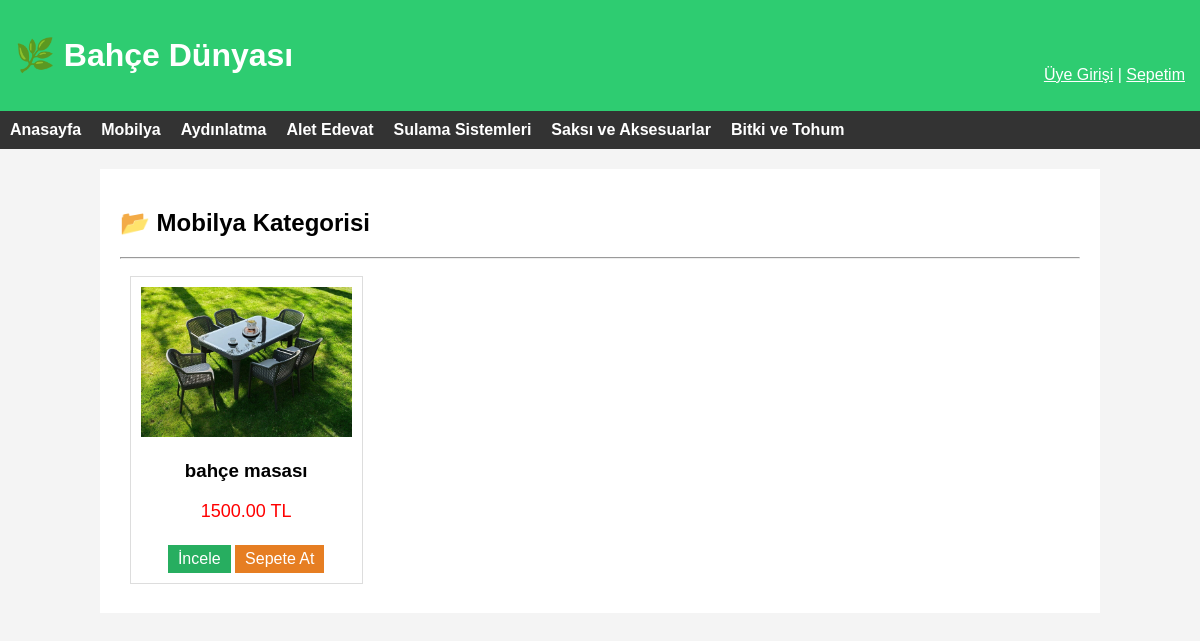
Page /kategori.php?id=1 on the committed database.
### tables this page shows
CREATE TABLE IF NOT EXISTS `kategoriler` (
  `id` int NOT NULL AUTO_INCREMENT,
  `kategori_adi` varchar(100) NOT NULL,
  `ust_id` int DEFAULT '0',
  PRIMARY KEY (`id`)
);

CREATE TABLE IF NOT EXISTS `urunler` (
  `id` int NOT NULL AUTO_INCREMENT,
  `kategori_id` int NOT NULL,
  `urun_adi` varchar(255) NOT NULL,
  `fiyat` decimal(10,2) NOT NULL,
  `aciklama` text,
  `resim` varchar(255) DEFAULT 'yok.jpg',
  PRIMARY KEY (`id`)
);

### kategori.php (the view, shortened to what this page needs)
<?php
include 'ust_kisim.php';
if(isset($_GET['id'])) {
    $kat_id = $_GET['id'];
} else {
    header("Location: index.php");
    exit;
}
$kategori_sor = mysqli_query($baglanti, "SELECT * FROM kategoriler WHERE id='$kat_id'");
$kategori = mysqli_fetch_assoc($kategori_sor);
?>
<h2>📂 <?php echo $kategori['kategori_adi']; ?> Kategorisi</h2>
<hr>
<?php
$urun_sor = mysqli_query($baglanti, "SELECT * FROM urunler WHERE kategori_id='$kat_id'");
while($urun = mysqli_fetch_assoc($urun_sor)) {
?>
    <div class="urun-kutu">
        <img src="resimler/<?php echo $urun['resim']; ?>" width="100%" height="150" style="object-fit:cover;">
        <h3><?php echo $urun['urun_adi']; ?></h3>
        <p style="color:red; font-size:18px;"><?php echo $urun['fiyat']; ?> TL</p>
        <a href="urun_detay.php?id=<?php echo $urun['id']; ?>" class="btn">İncele</a>
        <a href="sepet_ekle.php?id=<?php echo $urun['id']; ?>" class="btn" style="background:#e67e22;">Sepete At</a>
    </div>
<?php } ?>
</div> </body>
</html>

### ust_kisim.php (shortened to what this page needs)
<?php
include 'baglan.php';
?>
<!DOCTYPE html>
<html lang="tr">
<head>
</head>
<body>
<header>
    <h1>🌿 Bahçe Dünyası</h1>
    <div style="float:right; margin-top:-30px;">
        <?php if(isset($_SESSION['uye_id'])): ?>
            Hoşgeldin, <?php echo $_SESSION['uye_ad']; ?> | <a href="cikis.php" style="color:white;">Çıkış</a>
        <?php else: ?>
            <a href="giris.php" style="color:white;">Üye Girişi</a>
        <?php endif; ?>
        | <a href="sepet.php" style="color:white;">Sepetim</a>
    </div>
</header>
<div class="menu">
    <a href="index.php">Anasayfa</a>
    <?php
    $kategori_sor = mysqli_query($baglanti, "SELECT * FROM kategoriler WHERE ust_id = 0");
    while($kat = mysqli_fetch_assoc($kategori_sor)) {
        echo '<a href="kategori.php?id='.$kat['id'].'">'.$kat['kategori_adi'].'</a>';
    }
    ?>
</div>
<div class="container">

### ust_kisim.php (style rules this page uses)
body { font-family: Arial, sans-serif; margin: 0; padding: 0; background: #f4f4f4; }
header { background: #2ecc71; color: white; padding: 15px; }
.menu { display: flex; gap: 20px; background: #333; padding: 10px; }
.menu a { color: white; text-decoration: none; font-weight: bold; }
.container { width: 80%; margin: 20px auto; background: white; padding: 20px; min-height: 400px; }
.urun-kutu { border: 1px solid #ddd; padding: 10px; width: 22%; display: inline-block; margin: 1%; text-align: center; }
.btn { background: #27ae60; color: white; padding: 5px 10px; text-decoration: none; display: inline-block; margin-top: 5px; }

### rows in the picture
kategoriler: kategori_adi "Mobilya"
kategoriler: kategori_adi "Aydınlatma"
kategoriler: kategori_adi "Alet Edevat"
kategoriler: kategori_adi "Sulama Sistemleri"
kategoriler: kategori_adi "Saksı ve Aksesuarlar"
kategoriler: kategori_adi "Bitki ve Tohum"
urunler: resim (picture), urun_adi "bahçe masası", fiyat "1500.00"
